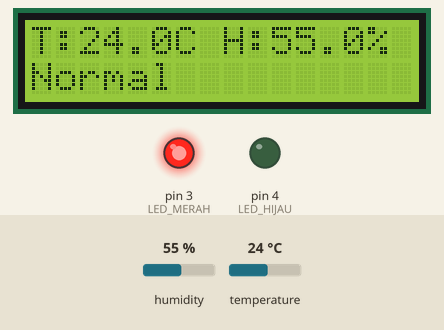
Simulated run of this sketch. Board: Arduino Uno, built with avr-gcc and run on an emulated ATmega328P. On the bench: 16×2 character LCD, output pins drawn as LEDs (lit = HIGH). Inputs (shaded band) come from the test bench; at power-on: humidity 55 %, temperature 24 °C. What the sketch prints to the serial monitor is not drawn.

Above: at 3.2 s.
3.3 s: humidity set to 69 %
At 5.4 s:
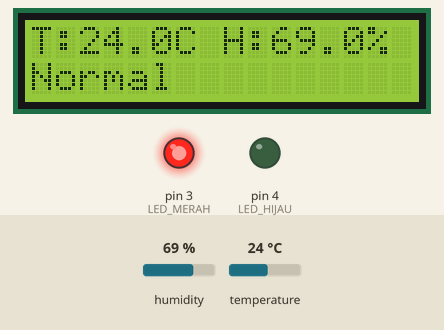
7.1 s: humidity set to 72 %
At 9.0 s:
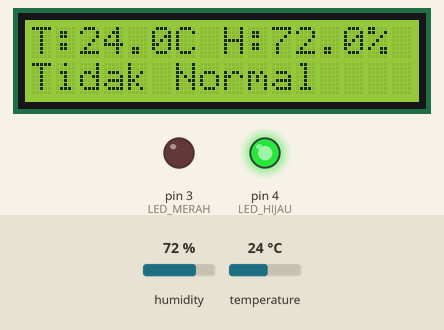
10.9 s: temperature set to 29.2 °C
At 12.7 s:
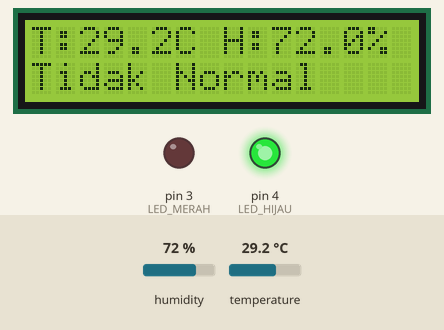
14.7 s: temperature set to 30.7 °C
At 18.7 s:
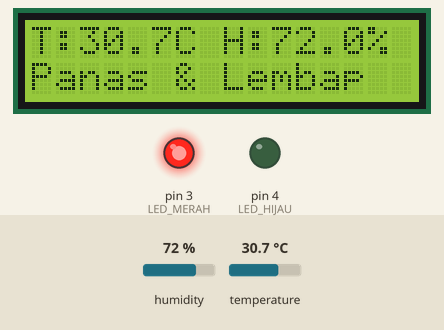
Timing chart, 0 to 19.7 s (numbered marks = the images above; inputs shaded):
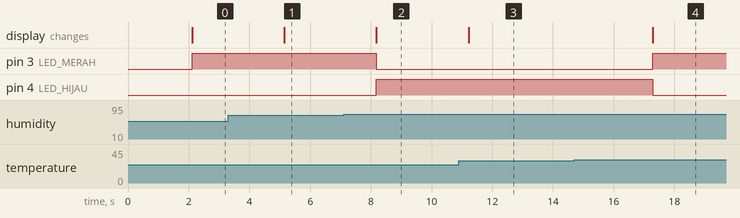

The sketch:

Monitoring_Suhu_Ruangan_LED.ino
```cpp
#include <Wire.h>
#include <LiquidCrystal_I2C.h>
#include <DHT.h>

#define DHTPIN 2
#define DHTTYPE DHT22

#define LED_MERAH 3
#define LED_HIJAU 4

DHT dht(DHTPIN, DHTTYPE);
LiquidCrystal_I2C lcd(0x3F, 16, 2);

void setup() {
  Serial.begin(9600);
  lcd.init();
  lcd.backlight();
  dht.begin();

  pinMode(LED_MERAH, OUTPUT);
  pinMode(LED_HIJAU, OUTPUT);

  lcd.setCursor(0, 0);
  lcd.print("Membaca sensor...");
  delay(2000);
  lcd.clear();
}

void loop() {
  float suhu = dht.readTemperature();
  float hum = dht.readHumidity();

  if (isnan(suhu) || isnan(hum)) {
    lcd.setCursor(0, 0);
    lcd.print("Sensor Error");
    digitalWrite(LED_MERAH, HIGH);
    digitalWrite(LED_HIJAU, LOW);
    delay(2000);
    return;
  }

  Serial.print("Suhu: ");
  Serial.print(suhu);
  Serial.print(" C | RH: ");
  Serial.print(hum);
  Serial.println(" %");

  lcd.clear();
  lcd.setCursor(0, 0);
  lcd.print("T:");
  lcd.print(suhu, 1);
  lcd.print("C ");
  lcd.print("H:");
  lcd.print(hum, 1);
  lcd.print("%");

  lcd.setCursor(0, 1);
  if (suhu > 30 && hum > 70) {
    lcd.print("Panas & Lembap");
    digitalWrite(LED_MERAH, HIGH);
    digitalWrite(LED_HIJAU, LOW);
  } else if (suhu > 30 || hum > 70) {
    lcd.print("Tidak Normal");
    digitalWrite(LED_MERAH, LOW);
    digitalWrite(LED_HIJAU, HIGH);
  } else {
    lcd.print("Normal");
    digitalWrite(LED_MERAH, HIGH);
    digitalWrite(LED_HIJAU, LOW);
  }

  delay(3000);
}
```

Measured:
- the behaviour switches between 70 and 71 % on humidity (found by bisection; images 1 and 2)
- the behaviour switches between 30 and 30.1 °C on temperature (found by bisection; images 3 and 4)
- after the input at 3.3 s, the display: changes after 1.8 s (image 1)
- after the input at 7.1 s, pin 3 (LED_MERAH): HIGH → LOW after 1.1 s; pin 4 (LED_HIJAU): LOW → HIGH after 1.1 s; the display: changes after 1.1 s (image 2)
- after the input at 10.9 s, the display: changes after 0.32 s (image 3)
- after the input at 14.7 s, pin 3 (LED_MERAH): LOW → HIGH after 2.6 s; pin 4 (LED_HIJAU): HIGH → LOW after 2.6 s; the display: changes after 2.6 s (image 4)
